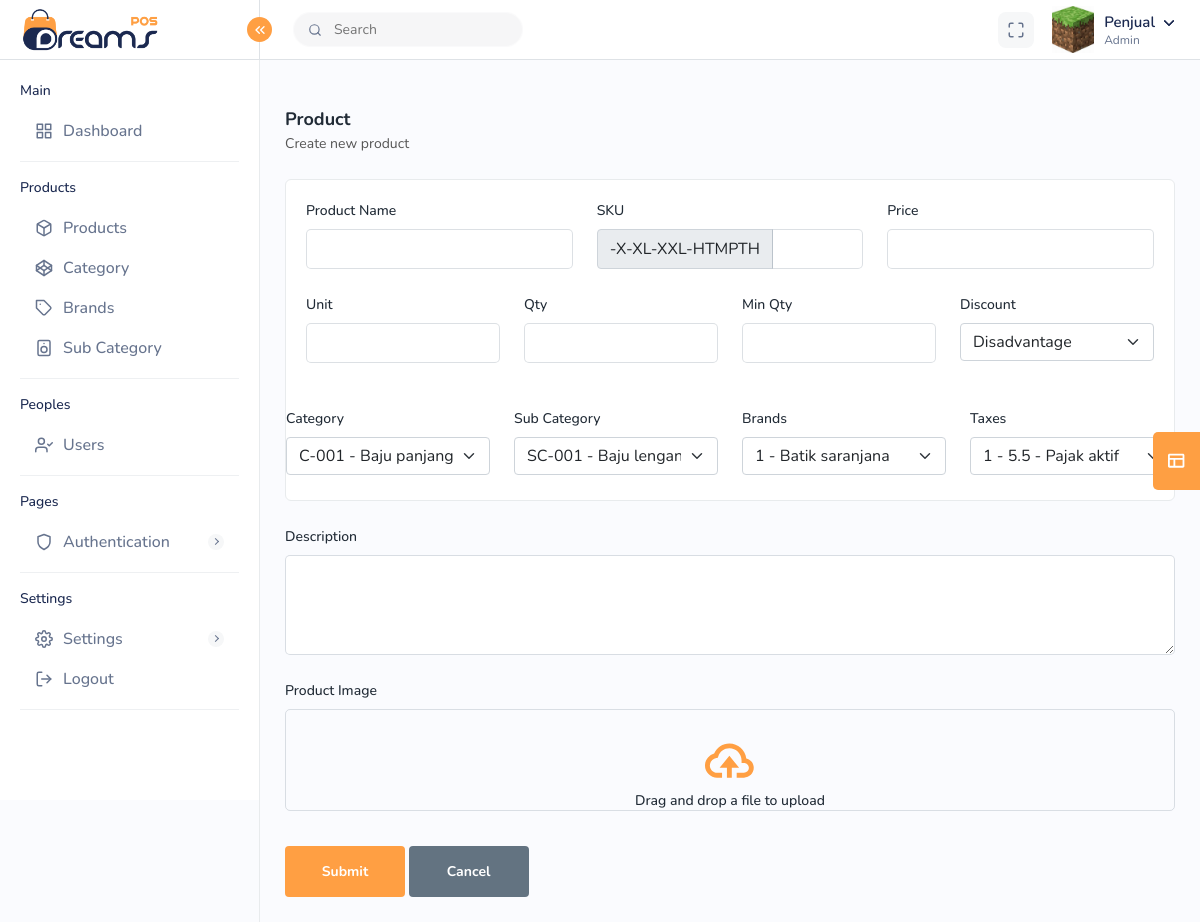
Screenshot of /admin/addproduct.php?uid=2 (signed in) with the database file from the repository.
### tables this page shows
CREATE TABLE `tbl_users` (
  `id` int(11) NOT NULL,
  `creation_time` datetime NOT NULL DEFAULT current_timestamp(),
  `update_time` datetime NOT NULL DEFAULT current_timestamp() ON UPDATE current_timestamp(),
  `last_login_time` datetime NOT NULL DEFAULT current_timestamp() ON UPDATE current_timestamp(),
  `username` varchar(50) NOT NULL,
  `email` varchar(50) NOT NULL,
  `pasword` varchar(50) NOT NULL,
  `name` varchar(50) NOT NULL,
  `img_url` varchar(200) NOT NULL,
  `phone` varchar(50) NOT NULL,
  `role` int(3) NOT NULL,
  `status` int(3) NOT NULL,
  `token_ganti_password` text NOT NULL
);

CREATE TABLE `tbl_products` (
  `id` int(11) NOT NULL,
  `creation_time` datetime NOT NULL DEFAULT current_timestamp(),
  `update_time` datetime NOT NULL DEFAULT current_timestamp() ON UPDATE current_timestamp(),
  `id_user` int(11) NOT NULL,
  `name` varchar(50) NOT NULL,
  `img_url` varchar(150) NOT NULL,
  `description` text NOT NULL,
  `id_category` int(11) NOT NULL,
  `id_sub_category` int(11) NOT NULL,
  `id_brand` int(11) NOT NULL,
  `unit` int(10) NOT NULL,
  `sku` varchar(50) NOT NULL,
  `min_qty` int(11) NOT NULL,
  `qty` int(11) NOT NULL,
  `id_tax` int(11) NOT NULL,
  `discount_type` varchar(11) NOT NULL,
  `price` int(11) NOT NULL,
  `status` int(1) NOT NULL
);

### admin/processor/get_sub_categories.php (the view)
<?php
$sql = "SELECT id, code, name FROM tbl_sub_categories";
$result = $conn->query($sql);
if ($result->num_rows > 0) {
    while ($row = $result->fetch_assoc()) {
        echo "<option value='" . $row["id"] . "'>" . $row["code"] . " - " . $row["name"] . "</option>";
    }
}

### admin/addproduct.php (shortened to what this page needs)
<!DOCTYPE html>
<html lang="en">
<head>
	<?php include('inc/header.php'); ?>
	<?php
	$servername = "localhost";
	$db_username = "root";
	$db_password = "";
	$database = "ims";
	$conn = new mysqli($servername, $db_username, $db_password, $database);
	$query = "SELECT * FROM tbl_products WHERE id ";
	$result = $conn->query($query);
	if ($result && $result->num_rows > 0) {
		$product = $result->fetch_assoc();
	}
	?>
</head>
<body>
	<div class="main-wrapper">
		<?php include('inc/topnav.php'); ?>
		<?php include('inc/sidebar.php'); ?>
		<div class="page-wrapper">
			<div class="content">
				<div class="page-header">
					<div class="page-title">
						<h4>Product</h4>
						<h6>Create new product</h6>
					</div>
				</div>
				<div class="card">
					<div class="card-body">
						<form id="productForm"  method="post" enctype="multipart/form-data">
							<div class="row">
								<div class="col-lg-4 col-sm-6 col-12">
									<div class="form-group">
										<label for="product-name">Product Name</label>
										<input type="text" class="form-control" name="nama" required>
									</div>
								</div>
								<div class="col-lg-4 col-sm-6 col-12">
									<div class="form-group">
										<label for="sku">SKU</label>
										<div class="input-group">
											<span class="input-group-text">-X-XL-XXL-HTMPTH</span>
											<input type="text" class="form-control" name="sku" oninput="this.value = this.value.replace(/[^0-9.]/g, '').replace(/(\..*)\./g, '$1');" required>
										</div>
									</div>
								</div>
								<div class="col-lg-4 col-sm-6 col-12">
									<div class="form-group">
										<label for="price">Price</label>
										<input type="text" class="form-control" name="price" oninput="this.value = this.value.replace(/[^0-9.]/g, '').replace(/(\..*)\./g, '$1');" required>
									</div>
								</div>
							</div>
							<div class="row">
								<div class="col-lg-3 col-sm-6 col-12">
									<div class="form-group">
										<label for="unit">Unit</label>
										<input type="text" class="form-control" name="unit" oninput="this.value = this.value.replace(/[^0-9.]/g, '').replace(/(\..*)\./g, '$1');" required>
									</div>
								</div>
								<div class="col-lg-3 col-sm-6 col-12">
									<div class="form-group">
										<label for="qty">Qty</label>
										<input type="text" class="form-control" name="qty" oninput="this.value = this.value.replace(/[^0-9.]/g, '').replace(/(\..*)\./g, '$1');" required>
									</div>
								</div>
								<div class="col-lg-3 col-sm-6 col-12">
									<div class="form-group">
										<label for="min-qty">Min Qty</label>
										<input type="text" class="form-control" name="min_qty" oninput="this.value = this.value.replace(/[^0-9.]/g, '').replace(/(\..*)\./g, '$1');" required>
									</div>
								</div>
								<div class="col-lg-3 col-sm-6 col-12">
									<div class="form-group">
										<label for="discount">Discount</label>
										<select class="form-select" type="" name="discount">
											<?php
											$selectedRole = $product['discount'];
											$discountOptions = array(
												1 => "Disadvantage",
												2 => "Non Disadvantage"
											);
											foreach ($discountOptions as $roleId => $roleName) {
												$selected = ($roleId == $selectedRole) ? "selected" : "";
												echo "<option value='$roleId' $selected>$roleName</option>";
											}
											?>
										</select>
									</div>
								</div>
							</div>
					</div>
					<div class="row">
						<div class="col-lg-3 col-sm-6 col-12">
							<div class="form-group">
								<label for="category">Category</label>
								<select class="form-select" name="id_category" id="category">
									<?php include './processor/get_categories.php'; ?>
								</select>
							</div>
						</div>
						<div class="col-lg-3 col-sm-6 col-12">
							<div class="form-group">
								<label for="sub-category">Sub Category</label>
								<select class="form-select" name="id_sub_category" id="sub-category">
									<?php include './processor/get_sub_categories.php'; ?>
								</select>
							</div>
						</div>
						<div class="col-lg-3 col-sm-6 col-12">
							<div class="form-group">
								<label for="brands">Brands</label>
								<select class="form-select" name="id_brands" id="brands">
									<?php include './processor/get_brands.php'; ?>
								</select>
							</div>
						</div>
						<div class="col-lg-3 col-sm-6 col-12">
							<div class="form-group">
								<label for="tax">Taxes</label>
								<select class="form-select" name="tax" id="tax">
									<?php include './processor/get_tax.php'; ?>
								</select>
							</div>
						</div>
					</div>
				</div>
				<div class="row">
					<div class="col-lg-12 col-sm-6 col-12">
						<div class="form-group">
							<label for="description">Description</label>
							<textarea class="form-control" name="keterangan" required value="<?php echo $product['description'] ?>"></textarea>
						</div>
					</div>
					<div class="col-lg-12">
						<div class="form-group">
							<label for="product-image">Product Image</label>
							<div class="image-upload text-center">
								<div class="image-uploads d-flex flex-column align-items-center justify-content-center">
									<img src="assets/img/icons/upload.svg" alt="img" id="image-preview" class="centered-image" height="50" width="60">
									<h4 id="upload-text">Drag and drop a file to upload</h4>
								</div>
							</div>
						</div>
					</div>
				</div>
				<div class="row">
					<div class="col-lg-12">
						<input name="submit" value="Submit" type="submit" class="btn btn-submit">
						<a href="productlist.php?uid=<?php echo $NewId ?>" class="btn btn-cancel">Cancel</a>
					</div>
				</div>
			</div>
		</div>
	</div>
</body>
</html>

### admin/inc/topnav.php (shortened to what this page needs)
<?php
$servername = "localhost";
$db_username = "root";
$db_password = "";
$database = "ims";
$conn = new mysqli($servername, $db_username, $db_password, $database);
$id = $_GET['uid'];
$NewId = $id;
$Uniquequery = "SELECT * FROM tbl_users WHERE id = $NewId";
$Uniqueresult = $conn->query($Uniquequery);
if ($Uniqueresult && $Uniqueresult->num_rows > 0) {
    $Uniquerow = $Uniqueresult->fetch_assoc();
}
$role = $Uniquerow['role'];
if ($role == 0) {
    echo $roleText = "Admin";
} else {
    echo $roleText = "Users";
}
echo '
<div class="header">
    <div class="header-left active">
        <a href="index.php?uid=' . $NewId . '" class="logo logo-normal">
            <img src="../assets/img/logo.png" alt="">
        </a>
        <a href="index.php?uid=' . $NewId . '" class="logo logo-white">
        </a>
        <a href="index.php?uid=' . $NewId . '" class="logo-small">
        </a>
        <a id="toggle_btn" href="javascript:void(0);">
            <i data-feather="chevrons-left" class="feather-16"></i>
        </a>
    </div>
    <ul class="nav user-menu">
        <li class="nav-item nav-searchinputs">
            <div class="top-nav-search">
                <form action="#">
                    <div class="searchinputs">
                        <input type="text" placeholder="Search">
                        <div class="search-addon">
                            <span><i data-feather="search" class="feather-14"></i></span>
                        </div>
                    </div>
                </form>
            </div>
        </li>
        <li class="nav-item nav-item-box">
            <a href="javascript:void(0);" id="btnFullscreen">
                <i data-feather="maximize"></i>
            </a>
        </li>
        <li class="nav-item dropdown has-arrow main-drop">
            <a href="javascript:void(0);" class="dropdown-toggle nav-link userset" data-bs-toggle="dropdown">
                <span class="user-info">
                    <span class="user-letter">
                        <img src="' . $Uniquerow['img_url'] . '" alt="" class="img-fluid">
                    </span>
                    <span class="user-detail">
                        <span class="user-name">' . $Uniquerow['name'] . '</span>
                        <span class="user-role">' . $roleText . '</span>
                    </span>
                </span>
            </a>
                        <span class="user-img"><img src="' . $Uniquerow['img_url'] . '" alt="">
                            <span class="status online"></span></span>
                            <h6>' . $Uniquerow['username'] . '</h6>
                            <h5>' . $roleText . '</h5>
                    <a class="dropdown-item" href="profile.php?uid=' . $NewId . '"> <i class="me-2" data-feather="user"></i> My Profile</a>
        </li>
    </ul>
</div>';
?>

### rows the page displays
tbl_users: img_url (picture), name "Penjual", role "Admin"

### other values shown
form field discount "Disadvantage"
form field id_category "C-001 - Baju panjangg"
form field id_sub_category "SC-001 - Baju lengan pendek"
form field id_brands "1 - Batik saranjana"
form field tax "1 - 5.5 - Pajak aktif"
